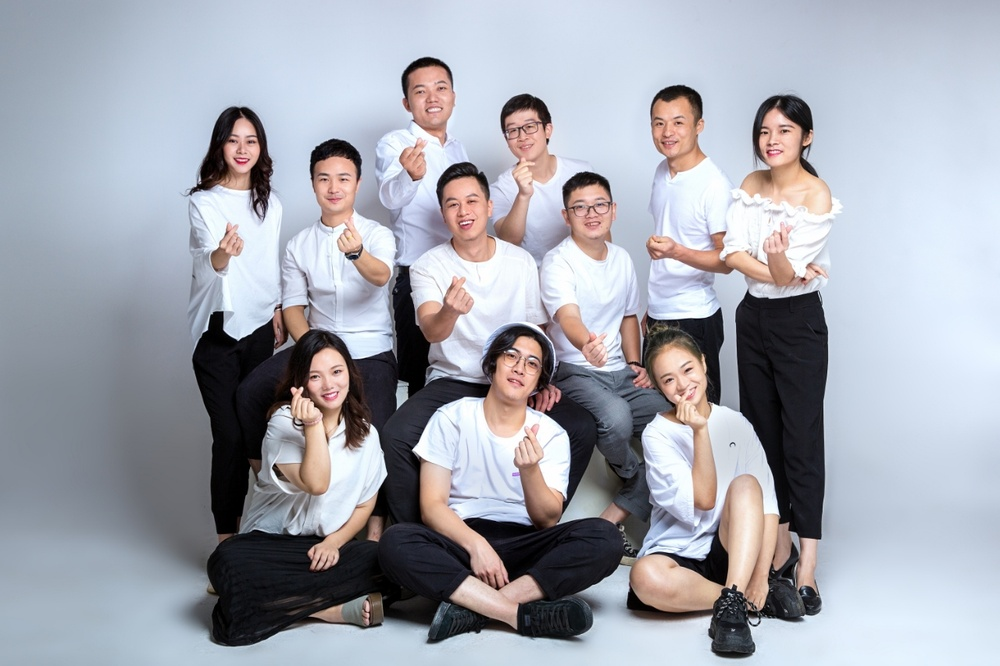
#> input picture day9复习/image_people2.jpg, 1000 x 666 px, shrunk from 1280 x 853 before the run
$ python 3-2exercise.py
#> lines starting #> are read from the running program, lines starting #| are printed output that depends on the picture; after the words box and inside, x2 and y2 are one past the last pixel; in counts of white or black regions, pixels touching at a corner belong together
import cv2 as cv

# 加载Haar模型
face_haarcascade = cv.CascadeClassifier(cv.data.haarcascades + 'haarcascade_frontalface_default.xml')
# 读取图片
image = cv.imread('image_people2.jpg')
#> image is the input picture: shape (666, 1000, 3); mean B, G, R 175.2, 166.1, 163.6
gray = cv.cvtColor(image, cv.COLOR_BGR2GRAY)
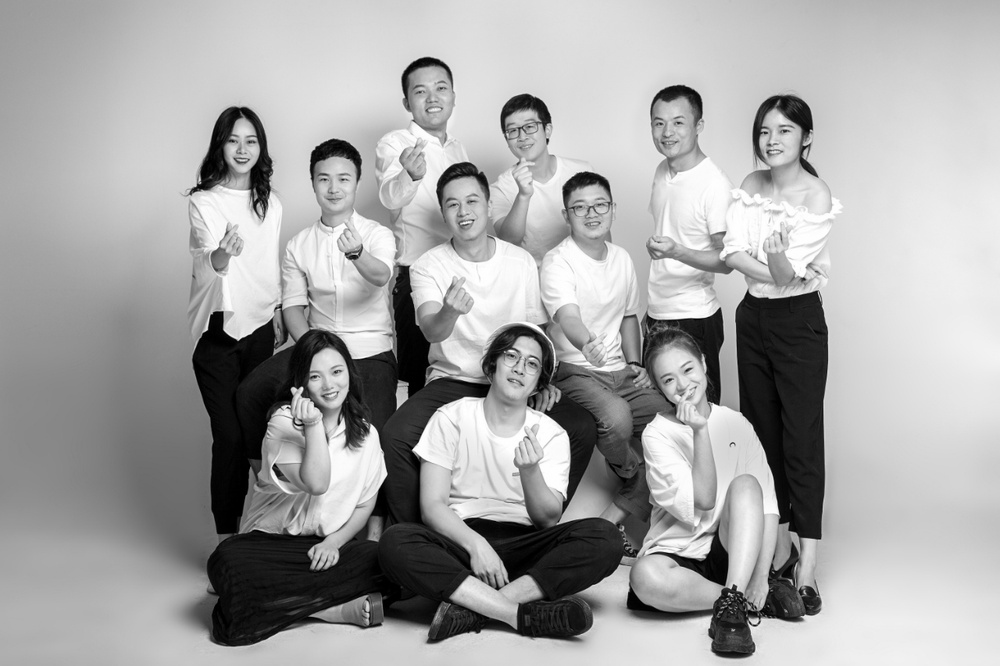
#> gray: shape (666, 1000); min 0, max 255, mean 166.4
# 人脸识别
faces = face_haarcascade.detectMultiScale(gray, scaleFactor=1.1, minNeighbors=5,
                                          minSize=(50, 50))
#> faces = [[402, 68, 57, 57], [643, 101, 58, 58], [494, 108, 53, 53], [749, 110, 55, 55], [214, 120, 55, 55], [305, 155, 61, 61], [435, 179, 59, 59], [562, 184, 56, 56], [491, 337, 59, 59], [649, 349, 58, 58], [299, 352, 57, 57]]
print(faces)
#| [[402  68  57  57]
#|  [643 101  58  58]
#|  [494 108  53  53]
#|  [749 110  55  55]
#|  [214 120  55  55]
#|  [305 155  61  61]
#|  [435 179  59  59]
#|  [562 184  56  56]
#|  [491 337  59  59]
#|  [649 349  58  58]
#|  [299 352  57  57]]
face_count = len(faces)
#> face_count = 11
if face_count > 10:
    density_status = 'High density'
else:
    density_status = 'Low density'
# 是否采取分流措施
if face_count > 20:
    action_status = 'Need to divert'
else:
    action_status = 'No action need'
cv.putText(image, f'Faces:{face_count}', (10, 30), cv.FONT_HERSHEY_SIMPLEX, 1, (0, 0, 255), 2)
cv.putText(image, density_status, (10, 70), cv.FONT_HERSHEY_SIMPLEX, 1, (0, 0, 255), 2)
cv.putText(image, action_status, (10, 110), cv.FONT_HERSHEY_SIMPLEX, 1, (0, 0, 255), 2)
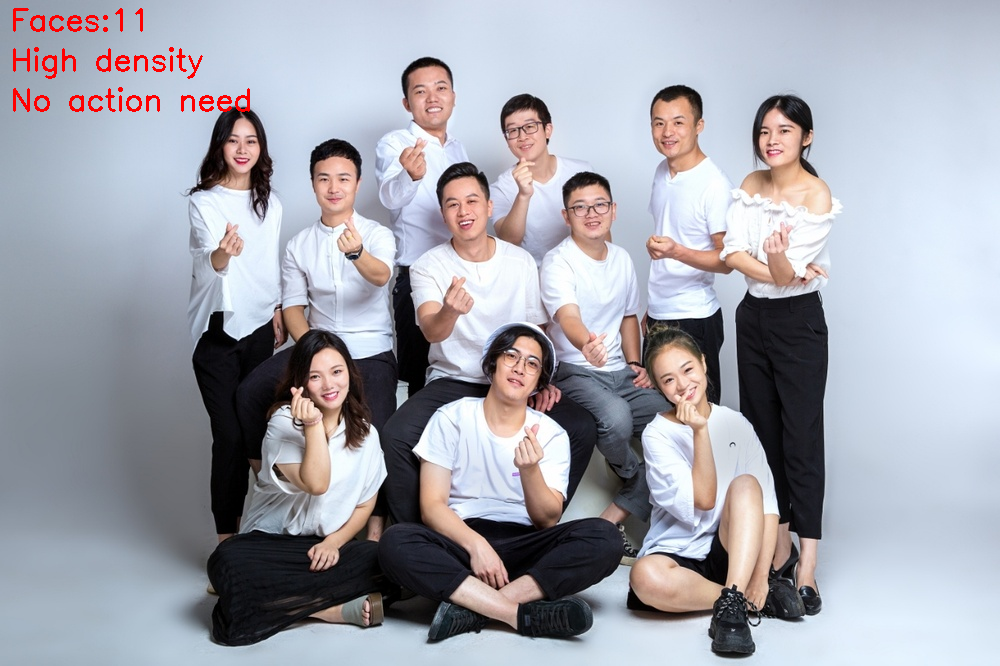
#> image: shape (666, 1000, 3); mean B, G, R 174.1, 165.1, 164.1
cv.imwrite('4-2.png', image)
# 可视化
for (x, y, w, h) in faces:
    cv.rectangle(image, (x, y), (x + w, y + h), color=(0, 0, 255), thickness=3)
#> this loop made 11 passes
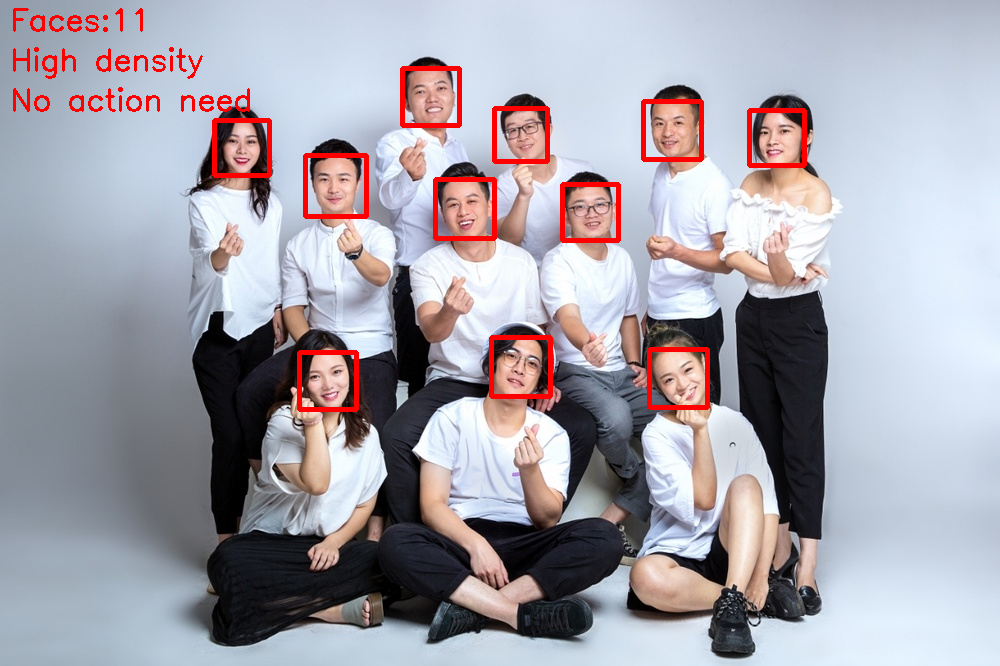
#> image: shape (666, 1000, 3); 1.87% of pixels changed, all inside (x1, y1, x2, y2) = (212, 66, 807, 412)
print('输出检测-判断结果')
print(f'人群数量:{face_count}')
#| 人群数量:11
print(f'人群密度:{density_status}')
print(f'是否分流:{action_status}')
# 结果展示
cv.imshow('faces Result', image)
cv.waitKey()
cv.destroyAllWindows()

$ run again, with day9复习/image_people1.jpg copied over day9复习/image_people2.jpg
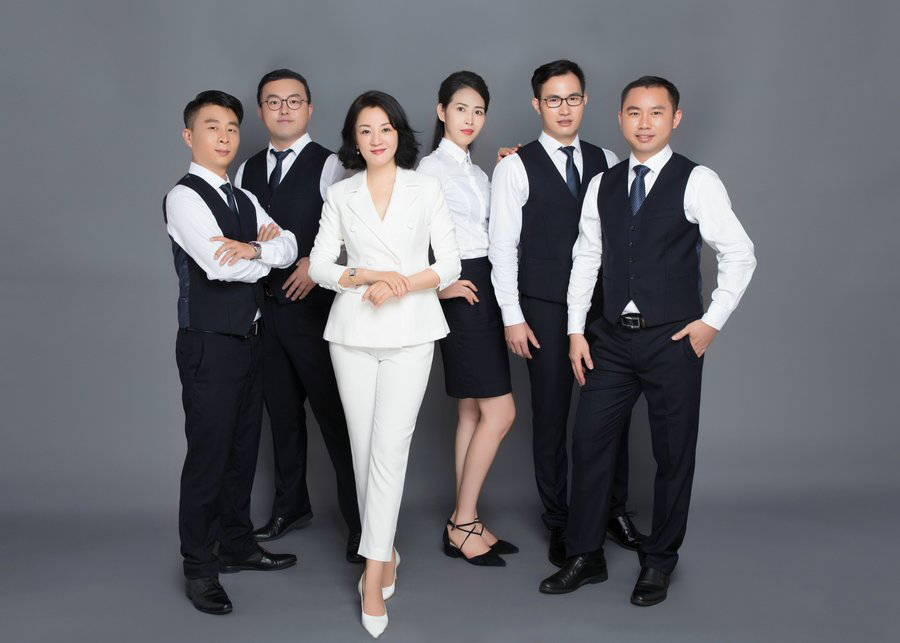
#> input picture day9复习/image_people1.jpg, 900 x 643 px
#> image is the input picture: shape (643, 900, 3); mean B, G, R 110, 104.3, 103.5
#> `gray = cv.cvtColor(image, cv.COLOR_BGR2GRAY)`:
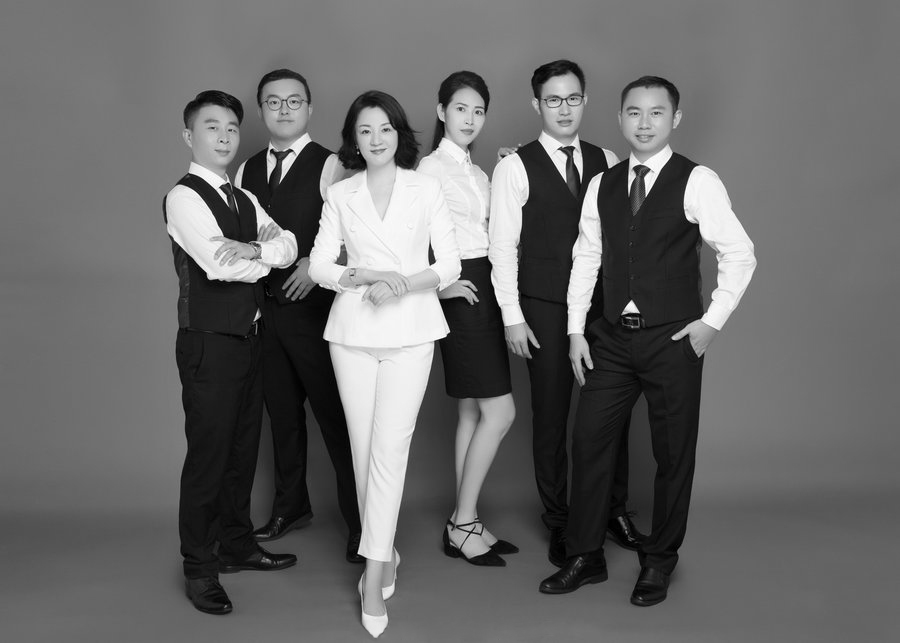
#> gray: shape (643, 900); min 0, max 255, mean 104.7
#> faces = [[532, 76, 61, 61], [253, 78, 62, 62], [441, 88, 56, 56], [615, 88, 64, 64], [193, 106, 58, 58], [348, 109, 57, 57]]
#| [[532  76  61  61]
#|  [253  78  62  62]
#|  [441  88  56  56]
#|  [615  88  64  64]
#|  [193 106  58  58]
#|  [348 109  57  57]]
#> face_count = 6
#> the loop `for (x, y, w, h) in faces:` made 6 passes
#> after the loop `for (x, y, w, h) in faces:`:
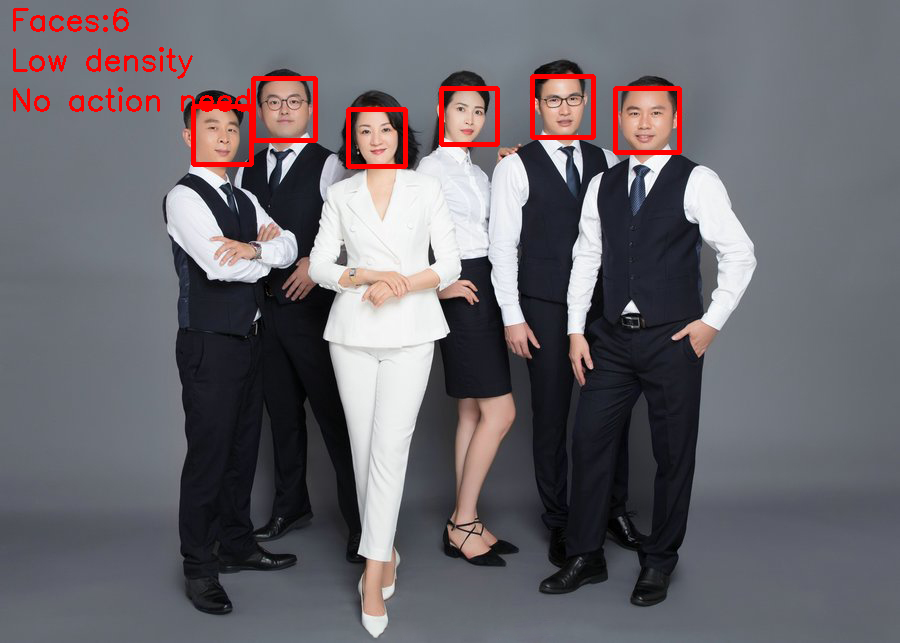
#> image: shape (643, 900, 3); mean B, G, R 108.1, 102.4, 106.1
#| 人群数量:6

$ run again, with day9复习/image_people3.jpg copied over day9复习/image_people2.jpg
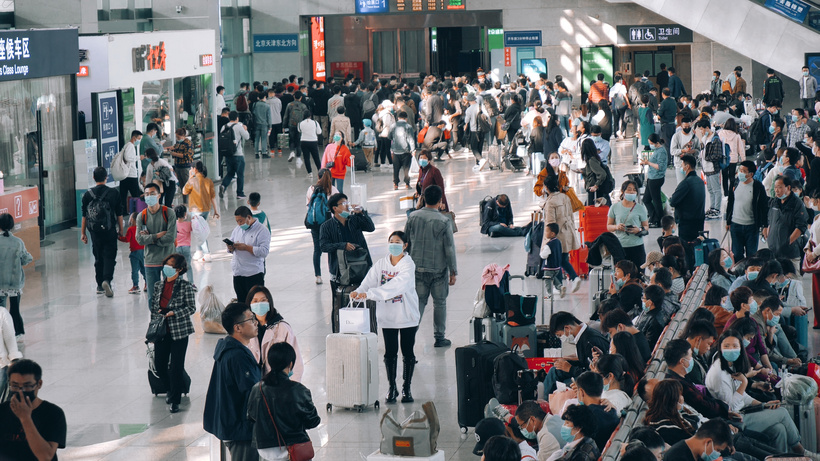
#> input picture day9复习/image_people3.jpg, 820 x 461 px
#> image is the input picture: shape (461, 820, 3); mean B, G, R 114.8, 111.1, 108.4
#> `gray = cv.cvtColor(image, cv.COLOR_BGR2GRAY)`:
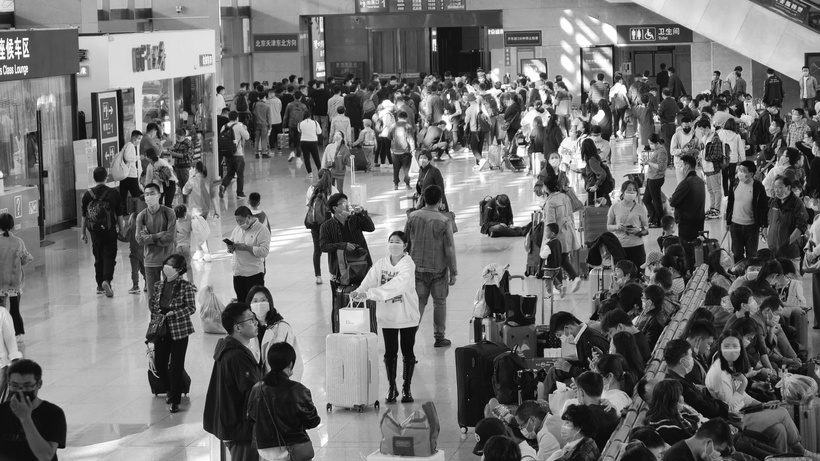
#> gray: shape (461, 820); min 1, max 255, mean 110.7
#> faces = ()
#> face_count = 0
#> `cv.putText(image, action_status, (10, 110), cv.FONT_HERSHEY_SIMPLEX, 1..`:
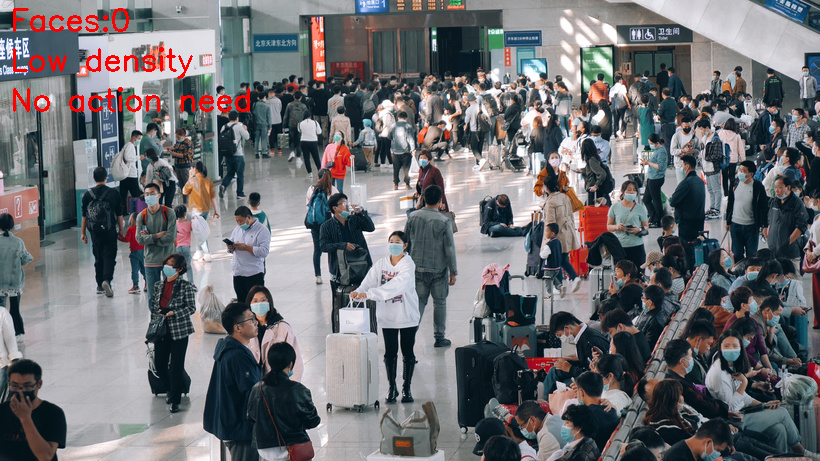
#> image: shape (461, 820, 3); mean B, G, R 113.4, 109.8, 109.6
#| 人群数量:0
